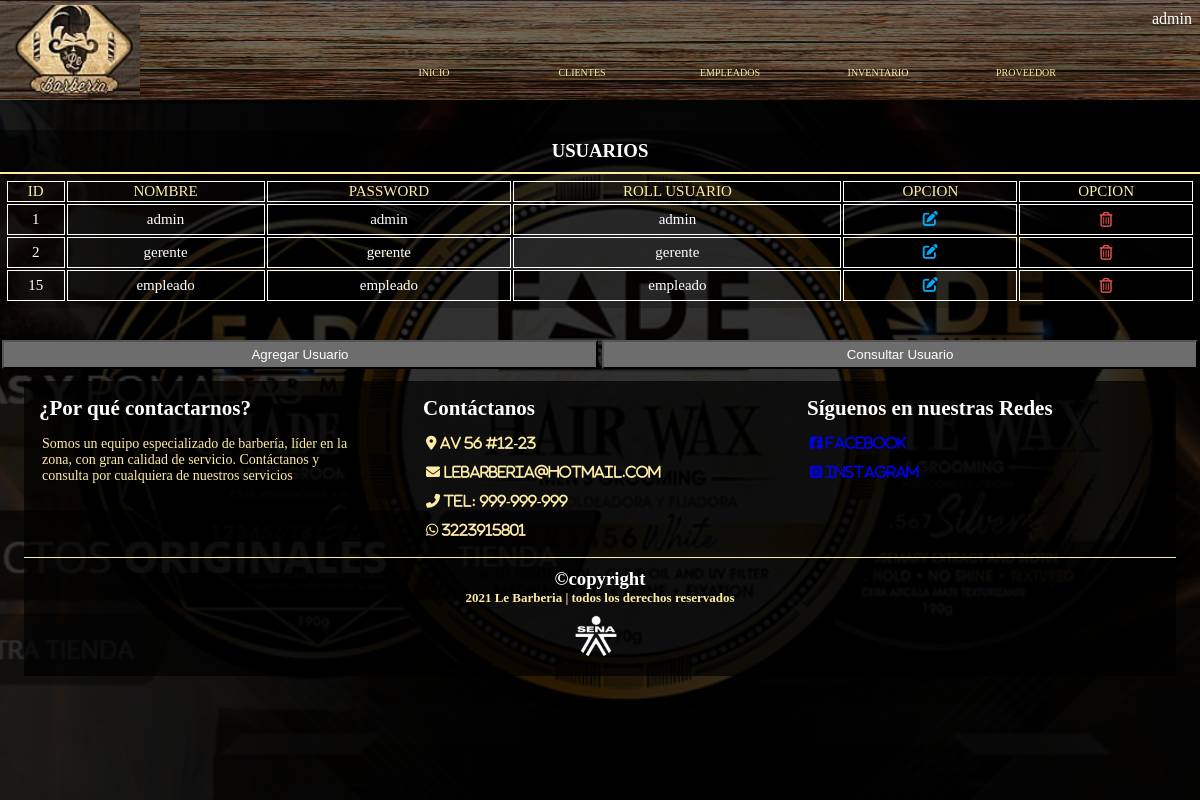
/php/usuarios.php (signed in), run on the app's committed database.
### tables this page shows
CREATE TABLE `usuarios` (
  `id` int(11) NOT NULL,
  `usuario` varchar(50) NOT NULL,
  `passwordUsuario` varchar(20) NOT NULL,
  `nombre` varchar(50) NOT NULL,
  `tipo_usuario` int(10) NOT NULL
);

### php/usuarios.php (the view, shortened to what this page needs)
<?php
    $nombre = $_SESSION["nombre"];
?>
<!doctype html>
<html lang="es">
<head>
          <link rel="stylesheet" href="../CSS/estilosNuest_Usuarios.css">
          <link rel="stylesheet" href="../CSS/styless.css">
</head>
<body>
  <header>
  <div class="container container__flex">
      <div class="logo">
          <img src="../IMG/LE_Barberia.png" width="100px" class="img_logo">
          <div class="fondo_prueba">
          <img src="../IMG/fondo%20madera.jpg" class="img_prueba"></div>
  <nav class="main-nav">
          <span class="icon_menu" ><i class="fas fa-bars" id="btnmenuu"></i></span>
          <ul class="menu" id="menu">
          <li class="menu_item"><a href="../index.php" class="menu_link menu_link-select">INICIO</a> </li>
              <li class="menu_item"><a href="clientes.php" class="menu_link">CLIENTES</a></li>
              <li class="menu_item"><a href="empleados.php" class="menu_link">EMPLEADOS</a></li>
              <li class="menu_item"><a href="inventario.php" class="menu_link">INVENTARIO</a></li>
              <li class="menu_item"><a href="proveedores.php" class="menu_link">PROVEEDOR</a>
          </ul>
          </nav>
        </div>
      </div>
    <div class="container container__flex">
       <div class="logueo">
            <label for="btnlogin" class="textlogin"><?php echo $nombre; ?>
            <input type="checkbox" id="btnlogin" class="btnlogin"></label>
       </div>
     </div>
  </header>
   <section class="fondo">
   <img src="../IMG/Fondo%20de%20pro.png" width="300px" alt="" class="img_">
   </section>
  <main class="main">
    <section class="grupo_clientes">
     <div class="container container__flex">
         <table class="default">
            <h3 class="titulo_clientes-lebarberia">USUARIOS</h3>
             <thead>
                <tr>
                <td class="tdTitulo">ID</td>
                <td class="tdTitulo">NOMBRE</td>
                <td class="tdTitulo">PASSWORD</td>
                <td class="tdTitulo">ROLL USUARIO</td>
                <td class="tdTitulo">OPCION</td>
                <td class="tdTitulo">OPCION</td>
              </tr>
             </thead>
             <?php
                $query ="SELECT * FROM usuarios";
            if(!isset($_POST["inputConsulta"])){
                $sql_query = mysqli_query($mysqli,$query); }
                while($row = mysqli_fetch_array($sql_query))  { ?>
                  <tbody>
                      <tr>
                        <td><?php echo $row["id"]; ?></td>
                        <td><?php echo $row["usuario"];?></td>
                        <td><?php echo $row["passwordUsuario"];?></td>
                        <td><?php echo $row["nombre"];?></td>
                        <td><a href="../../Modelo/actualizarUsuario.php?ID=<?php echo $row['id'] ?>" class="btn btn-info"><i class="fas fa-edit"></i></a></td>
                        <td><a href="../../Modelo/deleteUsuario.php?ID=<?php echo $row['id'] ?>" class="btn btn-danger"onclick="return confirmarDelete()"><i class="far fa-trash-alt"></i></a></td>
                  </tbody>
            <?php } ?>
        </table>
         </div>
    </section>
  </main>
    <div class="lista_opciones">
        <div class="titulo_opciones">
               <button type="button" id="btn_Agregar" >Agregar Usuario</button>
               </div>
        <div class="titulo_opciones">
          <button type="button" id="btn_buscarCliente">Consultar Usuario</button>
            </div>
      </div>
  <footer class="footer">
      <div class="container container__flex">
       <div class="column column_33">
           <h3 class="column_title">¿Por qué contactarnos?</h3>
           <p class="column_text">Somos un equipo especializado de barbería, líder en la zona, con gran calidad de servicio. Contáctanos y consulta por cualquiera de nuestros servicios </p>
       </div>
       <div class="column column_33" >
          <h3 class="column_title">  Contáctanos</h3>
          <p class="column_text"><a href="#"></a><i class="fas fa-map-marker-alt">  Av 56 #12-23</i></p>
          <p class="column_text"><a href="#" ></a><i class="fas fa-envelope">  lebarberia@hotmail.com</i></p>
          <p class="column_text"><a href="#"></a><i class="fas fa-phone-alt"> Tel: 999-999-999</i></p>
          <p class="column_text"><a href="#"></a><i class="fab fa-whatsapp"> 3223915801</i></p>
       </div>
       <div class="column column_33">
           <h3 class="column_title">Síguenos en nuestras Redes</h3>
           <p class="column_text"><a href="https://www.facebook.com/groups/1871921056348303"><i class="fab fa-facebook-square"> Facebook</i></a></p>
           <p class="column_text"><a href="https://www.instagram.com/leebarberia/"><i class="fab fa-instagram-square"> Instagram</i></a></p>
       </div>
       <div class="column_100 ">
            <h3 class="copy_1">©copyright </h3>
            <h3 class="copy_2">2021 Le Barberia | todos los derechos reservados</h3>
            <div class="div_logo">
           <img src="../IMG/logo-de-Sena-sin-fondo-Blanco-300x300.png" alt="" class="logo_sena">
           </div>
      </div>
      </div>
  </footer>
    </body>;
</html>

### CSS/estilosNuest_Usuarios.css (style rules this page uses)
body { background: rgba(0,0,0,0.8); color: #fff; margin: 0; }
* { box-sizing: border-box; }
img { display: block; width: 100%; max-width: 100%; }
.container { width: 100%; margin: auto; }
.container__flex { display: flex; justify-content: center; flex-wrap: wrap; }
.logo { width: 100%; height: 100px; display: flex; }
.fondo_prueba { width: 100%; height: 100px; max-height: 100px; position: absolute; }
.img_prueba { height: 100px; max-height: 100px; }
.fondo_prueba:before { content: ""; width: 100%; height: 100%; background: rgba(0,0,0,0.5); position: absolute; }
.img_logo { position: relative; width: 140px; height: 90px; object-fit: cover; margin: 5px 0px; z-index: 1000; }
.logueo { width: 150px; height: 30px; text-align: end; position: absolute; top: 10px; right: 8px; }
.main-nav { width: 80%; background: rgb(0,0,0,0.7); }
.menu { width: 100%; display: flex; margin: 0; justify-content: flex-end; margin-top: 50px; position: relative; }
.menu_item { width: 15%; height: 40px; list-style: none; padding: 10px; margin: 5px; font-size: 10px; text-align: center; line-height: 20px; color: rgb(254, 236, 165); }
.menu_link { cursor:pointer; color: rgb(254, 236, 165); text-decoration: none; }
.fondo img { width: 100%; height: 700px; object-fit: cover; background-repeat: repeat; }
.fondo { position: absolute; }
.fondo:before { content: ""; position: absolute; background: rgba(0,0,0,0.8); width: 100%; height: 100%; }
.main { margin: 30px 0px; width: 100%; top: 120px; }
.grupo_clientes { width: 100%; position: relative; }
.lista_opciones { width: 100%; display: flex; position: relative; }
.titulo_opciones { width: 200%; padding: 2px; }
button { width: 100%; padding: 5px; background: rgba(109, 109, 109); color: #fff; }
.titulo_clientes-lebarberia { width: 200%; padding: 10px; text-align: center; border-bottom:2px solid rgb(254, 236, 165); background: rgba(0,0,0,0.5); }
.default { width: 200%; background: rgba(0,0,0,0.2); padding: 5px; }
tr { font-size: 15px; }
.tdTitulo { color:rgb(254, 236, 165); }
td { border: 1px solid#fff; text-align: center; }
h1,h2,h3,h4,p { width: 90%; margin: auto; }
.btn-info { padding: 5px; }
.fa-edit { color:#03a9f4; }
.fa-trash-alt { padding: 6px; }
.fa-trash-alt { color: #EC5252 }
.footer { position: relative; display: block; top: 78%; width: 100%; margin-top: 10px; }
.column_33 { width: 32%; color: rgb(254, 236, 165); background: rgba(0,0,0,0.7); padding: 10px; }
.column_title { padding: 5px; color: #fff; font-size: 21px; margin-bottom: 5px; justify-content: center; margin-left: 0; }
.column_text { padding: 5px; justify-content: center; font-size: 14px; margin: 3px; }
.column_100 { width: 96%; color: rgb(254, 236, 165); background: rgba(0,0,0,0.7); padding: 10px; border-top: 1px solid }
.copy_1 { text-align: center; color: #fff; }
.copy_2 { text-align: center; font-size: 13px; }
.div_logo { text-align: center; }
.logo_sena { width: 50px; height: 50px; margin: 5px; position: relative; left: 47%; }
@media (min-width:581px) { .main-nav { width: 80%; background: rgb(0,0,0,0.7); } }
@media (min-width:581px) { .menu { width: 100%; display: flex; margin: 0; justify-content: flex-end; margin-top: 40px; position: relative; text-align: center; } }
@media (min-width:581px) { .menu_item { width: 15%; height: 40px; list-style: none; padding: 0px 10px; margin: 5px; font-size: 10px; text-align: center; line-height: 20px; color: rgb(254, 236, 165); } }
@media (min-width:581px) { .menu_link { cursor:pointer; color: rgb(254, 236, 165); text-decoration: none; } }
@media (min-width:581px) { tr { font-size: 15px; } }
@media (min-width:581px) { td { font-size: 15px; } }

### data on the page
usuarios: id "1", usuario "admin", passwordUsuario "admin", nombre "admin"
usuarios: id "2", usuario "gerente", passwordUsuario "gerente", nombre "gerente"
usuarios: id "15", usuario "empleado", passwordUsuario "empleado", nombre "empleado"

### other printed values
$nombre "admin"
